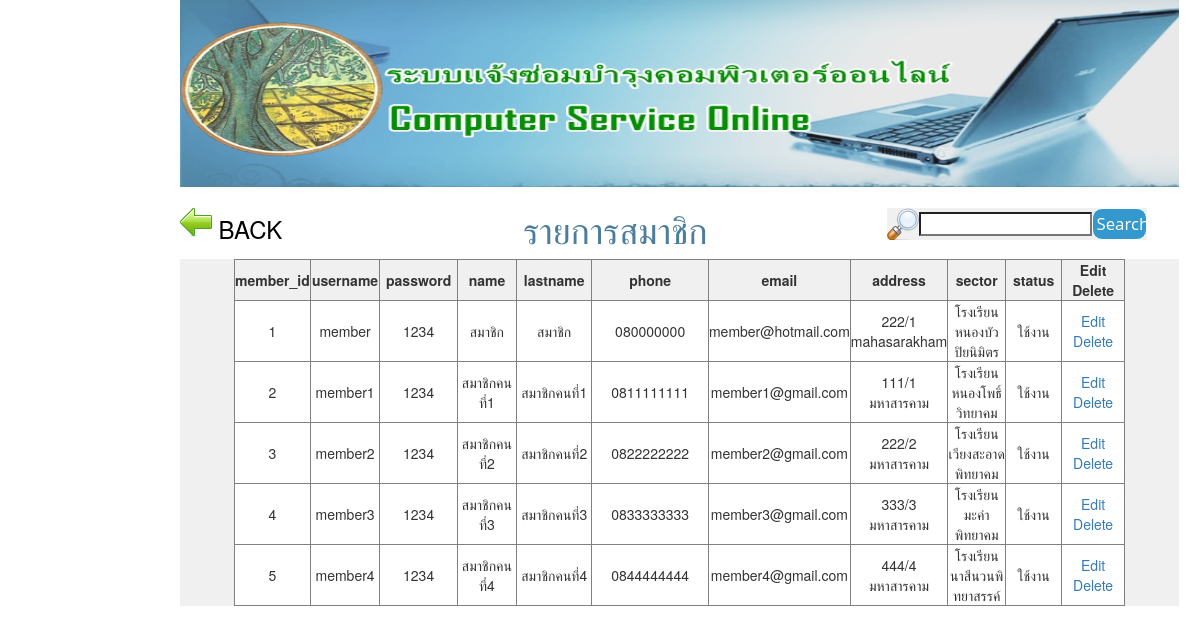
The app's page /Admin/memberlist.php (signed in) with its own data.
### tables this page shows
CREATE TABLE `member_db` (
  `member_id` int(11) NOT NULL auto_increment,
  `username` varchar(100) NOT NULL,
  `password` varchar(100) NOT NULL,
  `name` varchar(100) NOT NULL,
  `lastname` varchar(100) NOT NULL,
  `phone` varchar(50) NOT NULL,
  `email` varchar(100) NOT NULL,
  `address` text NOT NULL,
  `sector` varchar(50) NOT NULL,
  `position` int(1) NOT NULL default '3',
  `status` enum('ใช้งาน','ยกเลิก') NOT NULL default 'ใช้งาน',
  PRIMARY KEY  (`member_id`)
);

### helper_func.php (called while the page is built)
<?
function site_url($str=""){
return "http://localhost/comservice/".$str;
}
?>

### model/core_model.php (called while the page is built, shortened)
<?php
	class Core_model{
		public function __construct(){
			include("db.php");
			$this->db=$dbh;
		}
		public $active_record="SELECT ";
		public $active_select="";
		public $active_from=" FROM ";
		public $active_where=" WHERE ";
		public $where_flag=false;
		public $active_where_array = array();
		public $active_limit="";
		public $active_order=" ORDER BY ";
		public $order_flag=false;
		public function where($column,$value,$operation="="){
			$this->active_where.="$column ".$operation." ? AND ";
			$this->active_where_array[]=$value;
			$this->where_flag=true;
		}
		public function order_by($column,$type="asc"){
			$this->active_order.="".$column." ".$type.",";
			$this->order_flag=true;
		}
		public function get($table){
			$result = new stdClass();
			$result->result = array();
			$result->rowCount=0;
			if ($this->active_select=="") {
				$this->active_record.="* ";
			}else{
				$this->active_record.=$this->active_select;
			}
			$this->active_record.=$this->active_from.$table;
			if ($this->where_flag) {
				$this->active_record.=substr($this->active_where, 0, -4);
			}
			if ($this->order_flag) {
				$this->active_record.=substr($this->active_order, 0, -1);
			}
			$this->active_record.=$this->active_limit;
			$tmp_record=$this->active_record;
			try{
				$stm=$this->db->prepare($this->active_record);
				foreach ($this->active_where_array as $key => $value) {
					$stm->bindValue(($key+1), $value);
				}
				$stm->execute();
				$result->result = $stm->fetchAll(PDO::FETCH_ASSOC);
				$result->rowCount=$stm->rowCount();
			}catch(PDOException $ex){
					echo $ex->getMessage().'<br>';
					echo $tmp_record;
				}
			return $result;
		}
		public function reset_active_record(){
			$this->active_record="SELECT ";
			$this->active_select="";
			$this->active_from=" FROM ";
			$this->active_where=" WHERE ";
			$this->where_flag=false;
			$this->active_where_array = array();
			$this->active_limit="";
			$this->active_order=" ORDER BY ";
			$this->order_flag=false;
		}
	}
?>

### model/m_user.php (called while the page is built, shortened)
<?php
	require_once("core_model.php");
	class M_user extends Core_model{
		public function get_all_user(){
			$result=$this->get("member_db");
			return $result;
		}
		public function get_all_member(){
			$result=$this->get("member_db");
			return $result;
		}
	}
?>

### Admin/memberlist.php (the view, shortened to what this page needs)
<? include('meta_admin.php');
require_once("../model/m_user.php");
$m_user = new M_user;
  ?>
    <?
$admin_db = $m_user->get_all_user();
$admin_db = $m_user->get_all_member();
?>
    <tr>
      <td>
      <table width="200" border="0" align="center">
          <tbody>
            <tr>
              <td height="40" align="center" valign="top" bgcolor="#FFFFFF">
                <table width="967" border="0">
                  <tbody>
                    <tr>
                      <td width="4%"><a href="<?=site_url()?>Admin/adminlogin.php">
                        <input type="image" name="imageField" id="imageField" src="<?=site_url()?>Image/icon left bar/Back.png">
                      </a></td>
                      <td width="13%" height="43" style="color: #000000"><h3>BACK </h3></td>
                      <td width="57%" align="center"><span style="color: #4C7D9B"><h1>รายการสมาชิก</h1></span></td>
                      <td width="0%"><td width="26%"><form method="post" action="<?=site_url("Admin/memberlist.php")?>"><table width="200" border="0">
                        <tbody>
                            <tr>
                              <td width="13%"><img src="<?=site_url()?>Image/icon left bar/Search.png" width="32" height="32" alt=""/></td>
                              <td width="63%"><input type="search" name="search" id="search"></td>
                              <td width="24%"><input type="submit" name="button" id="button" value="Search"></td>
                            </tr>
                        </tbody>
                        </table></form></td>
                    </tr>
                  </tbody>
              </table></td>
            </tr> </tbody></table>
        <div id="tarang" align="center">
          <form name="frmMain" method="post" action="<?php $_SERVER["PHP_SELF"];?>">
            <table width="891" border="1">
              <tr>
                <th width="75">member_id</th>
                <th width="75"> <div align="center">username </div></th>
                <th width="100"> <div align="center">password</div></th>
                <th width="100"> <div align="center">name</div></th>
                <th width="58"> <div align="center">lastname</div></th>
                <th width="39"> <div align="center">phone</div></th>
                <th width="89"><div align="center">email</div></th>
                <th width="89"><div align="center">address</div></th>
                <th width="84"> <div align="center">sector</div></th>
                <th width="84"> <div align="center">status</div></th>
                <th width="42"> <div align="center">Edit Delete </div></th>
              </tr>
 <?
foreach ($admin_db->result as $key => $objResult)
{
	 if (isset($_POST['member_id'])&&$_POST['member_id']==$objResult["member_id"]) {
?>
              <tr>
         		<td><? echo $objResult["member_id"];?></td>
                <td><input type="text" id="username_inp" value="<? echo $objResult["username"];?>"></td>
                <td><input type="text" id="password_inp" value="<? echo $objResult["password"];?>"></td>
                <td><input type="text" id="name_inp" value="<? echo $objResult["name"];?>"></td>
                <td><input type="text" id="lastname_inp" value="<? echo $objResult["lastname"];?>"></td>
                <td align="right"><input type="text" id="phone_inp" value="<? echo $objResult["phone"];?>"></td>
                <td align="right"><input type="text" id="email_inp" value="<? echo $objResult["email"];?>"></td>
                <td align="right"><input type="text" id="address_inp" value="<? echo $objResult["address"];?>"></td>
                <td width="42" > <select  name="sector" id="sector_inp"   >
                <option value="หน่วยงานในสังกัด">หน่วยงานในสังกัด</option>
                <option value="โรงเรียนเมืองเตาวิทยาคม">โรงเรียนเมืองเตาวิทยาคม</option>
                <option value="โรงเรียนท่าขอนยางพิทยาคม">โรงเรียนท่าขอนยางพิทยาคม</option>
                <option value="โรงเรียนหนองบัวปิยนิมิตร">โรงเรียนหนองบัวปิยนิมิตร</option>
                <option value="โรงเรียนมะค่าพิทยาคม ">โรงเรียนมะค่าพิทยาคม </option>
                <option value="โรงเรียนหนองเหล็กศึกษา">โรงเรียนหนองเหล็กศึกษา</option>
                <option value="โรงเรียนนาสีนวนพิทยาสรรค์">โรงเรียนนาสีนวนพิทยาสรรค์</option>
                <option value="โรงเรียนหนองโพธิ์วิทยาคม">โรงเรียนหนองโพธิ์วิทยาคม</option>
                <option value="โรงเรียนนาข่าวิทยาคม">โรงเรียนนาข่าวิทยาคม</option>
                <option value="โรงเรียนมัธยมดงยาง">โรงเรียนมัธยมดงยาง</option>
                <option value="โรงเรียนเกิ้งวิทยานุกูล">โรงเรียนเกิ้งวิทยานุกูล</option>
                <option value="โรงเรียนขามป้อมพิทยาคม">โรงเรียนขามป้อมพิทยาคม</option>
                <option value="โรงเรียนเลิงแฝกประชาบำรุง">โรงเรียนเลิงแฝกประชาบำรุง</option>
                <option value="โรงเรียนโคกก่อพิทยาคม">โรงเรียนโคกก่อพิทยาคม</option>
                <option value="โรงเรียนดอนเงินพิทยาคาร">โรงเรียนดอนเงินพิทยาคาร</option>
                <option value="โรงเรียนหนองโกวิชาประสิทธิ์">โรงเรียนหนองโกวิชาประสิทธิ์</option>
                <option value="โรงเรียนเสือโก้กวิทยาสรรค์ ">โรงเรียนเสือโก้กวิทยาสรรค์ </option>
                <option value="โรงเรียนเวียงสะอาดพิทยาคม">โรงเรียนเวียงสะอาดพิทยาคม</option>
                <option value="โรงเรียนงัวบาวิทยาคม">โรงเรียนงัวบาวิทยาคม</option>
                <option value="โรงเรียนศรีสุขพิทยาคม">โรงเรียนศรีสุขพิทยาคม</option>
                <option value="โรงเรียนหัวเรือพิทยาคม">โรงเรียนหัวเรือพิทยาคม</option>
                <option value="องค์การบริหารส่วนจังหวัดมหาสารคาม">องค์การบริหารส่วนจังหวัดมหาสารคาม</option>
              </select>
              <script>
			  $("#sector").val("<? echo $objResult['sector']?>");
              </script>
          </td>
              <td width="42" >  <select  name="status" id="status_inp"   >
              <option value="ใช้งาน">ใช้งาน</option>
                <option value="ยกเลิก">ยกเลิก</option>
				 <script>
			  $("#status").val("<? echo $objResult['status']?>");
              </script>
                </select>
                </td>
              <td> <a href="javascript:save_row('<?=$objResult["member_id"]?>');">Update</a><br><a href="">Cancel</a></td>
              </tr>
   <?
  }else{
  ?>
        <tr bgcolor="#FFFFFF" align="center">
          <td><? echo $objResult["member_id"];?></td>
          <td width="69"><? echo $objResult["username"];?></td>
          <td width="93"><? echo $objResult["password"];?></td>
          <td width="103"><? echo $objResult["name"];?></td>
          <td width="103"><? echo $objResult["lastname"];?></td>
          <td width="193"><? echo $objResult["phone"];?></td>
          <td width="89"><? echo $objResult["email"];?></td>
           <td width="89"><? echo $objResult["address"];?></td>
          <td width="42" ><? echo $objResult["sector"];?></td>
          <td width="42" ><? echo $objResult["status"];?></td>
          <td width="103">
               <a href="javascript:edit_row('<?=$objResult["member_id"]?>');">Edit</a><br><a href="javascript:del_row('<?=$objResult["member_id"]?>');">Delete</a>
			</td>
        </tr>
      <? }}?>
        </table></div>
     </td>
    </tr>
</table>
</body>
</html>

### css/login.css (style rules this page uses)
* { margin:0;padding:0; }
body { background-image: url(); background-repeat: repeat-x; background-attachment:fixed; background-color: #FFFFFF; position: absolute; left: 15%; }
form { background:#f0f0f0; }
input[type="submit"] { background:#2288bb; }
input[type="button"],input[type="submit"] { width:100%; background:#3399cc; border:thin solid #FFFFFF; border-radius:10px; padding:6%; font-family:'Open Sans',sans-serif; font-size:120%; color:#fff; cursor:pointer; transition:background .3s; -webkit-transition:background .3s; }

### Admin/meta_admin.php (style rules this page uses)
body { background-color: #FFFFFF; background-image: url(Image/images %20(1).jpg); background-image: url(Image/white-wallpaper-18.jpg); }

### records on screen
member_db: member_id "1", username "member", password "1234", name "สมาชิก", lastname "สมาชิก", phone "080000000", email "member@hotmail.com", address "222/1 mahasarakham", sector "โรงเรียนหนองบัวปิยนิมิตร", status "ใช้งาน"
member_db: member_id "2", username "member1", password "1234", name "สมาชิกคนที่1", lastname "สมาชิกคนที่1", phone "0811111111", email "member1@gmail.com", address "111/1 มหาสารคาม", sector "โรงเรียนหนองโพธิ์วิทยาคม", status "ใช้งาน"
member_db: member_id "3", username "member2", password "1234", name "สมาชิกคนที่2", lastname "สมาชิกคนที่2", phone "0822222222", email "member2@gmail.com", address "222/2 มหาสารคาม", sector "โรงเรียนเวียงสะอาดพิทยาคม", status "ใช้งาน"
member_db: member_id "4", username "member3", password "1234", name "สมาชิกคนที่3", lastname "สมาชิกคนที่3", phone "0833333333", email "member3@gmail.com", address "333/3 มหาสารคาม", sector "โรงเรียนมะค่าพิทยาคม", status "ใช้งาน"
member_db: member_id "5", username "member4", password "1234", name "สมาชิกคนที่4", lastname "สมาชิกคนที่4", phone "0844444444", email "member4@gmail.com", address "444/4 มหาสารคาม", sector "โรงเรียนนาสีนวนพิทยาสรรค์", status "ใช้งาน"
